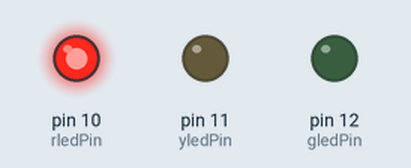
Recording of a sketch running on a simulated Arduino Uno, built with avr-gcc and run on an emulated ATmega328P. Shown: output pins drawn as LEDs (lit = HIGH).

Above: at 2.5 s.
At 5.5 s:
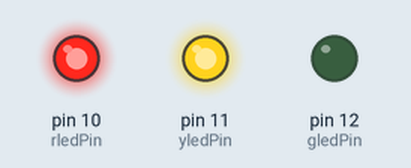
At 7.5 s:
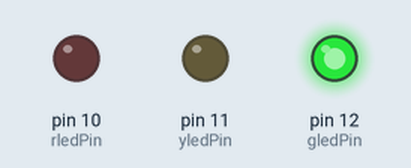
At 9.5 s:
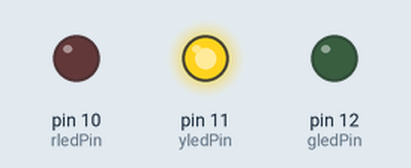
Timing chart, 0 to 13.0 s (numbered marks = the images above):
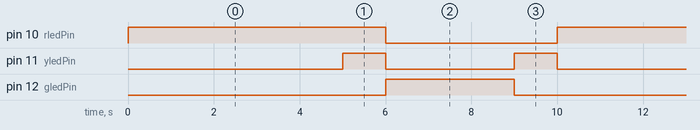

Measured:
- by itself, pin 10 (rledPin): alternates HIGH for 6.0 s and LOW for 4.0 s
- by itself, pin 11 (yledPin): repeats every 10.0 s: LOW 3.0 s, HIGH 1.0 s, LOW 5.0 s, HIGH 1.0 s
- by itself, pin 12 (gledPin): alternates HIGH for 3.0 s and LOW for 7.0 s

The sketch:

Ampel.ino
```cpp
// Global Variables
int rledPin = 10;
int yledPin = 11;
int gledPin = 12;

void setup() {
  // Initialize Output Pins
  pinMode(rledPin, OUTPUT);
  pinMode(yledPin, OUTPUT);
  pinMode(gledPin, OUTPUT);
}

void loop() {
  digitalWrite(rledPin, HIGH); // Turn on red Light
  delay(5000);
  digitalWrite(yledPin, HIGH); // Turn on yellow Light
  delay(1000);
  digitalWrite(rledPin, LOW); // Turn off red light
  digitalWrite(yledPin, LOW); // Turn off yellow light
  digitalWrite(gledPin, HIGH); // Turn on green light
  delay(3000);
  digitalWrite(gledPin, LOW); // Turn off green light
  digitalWrite(yledPin, HIGH); // Turn on yellow light
  delay(1000);
  digitalWrite(yledPin, LOW); // Turn of yellow light
}
```
